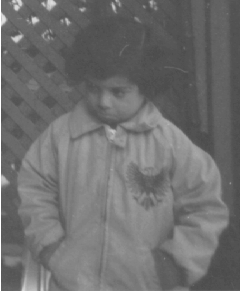
#> input picture data/a.png, 240 x 291 px, found by its file name
$ python 1.1.py   (older library calls are emulated)
#> lines starting #> are read from the running program, lines starting #| are printed output that depends on the picture
from PIL import Image
from pylab import *
from numpy import *


def histeq(im,nbr_bins = 256):
    """对一幅灰度图像进行直方图均衡化"""
    #计算图像的直方图
    #在numpy中，也提供了一个计算直方图的函数histogram(),第一个返回的是直方图的统计量，第二个为每个bins的中间值
    imhist,bins = histogram(im.flatten(),nbr_bins,normed= True)
    cdf = imhist.cumsum()   #
    cdf = 255.0 * cdf / cdf[-1]               #累 计函数归一化（由0～1变换至0~255）
    #使用累积分布函数的线性插值，计算新的像素值
    im2 = interp(im.flatten(),bins[:-1],cdf)
    #interp（x，xp，yp） 输入原函数的一系列点（xp，yp），使用线性插值方法模拟函数并根据这个函数计算f（x）
    return im2.reshape(im.shape),cdf


pil_im = Image.open('/home/gzb/PycharmProjects/homework/data/a.png')   #打开原图
#> pil_im is the input picture: PIL image 240x291 P; min 74, max 255, mean 111
pil_im_gray = pil_im.convert('L')     #转化为灰度图像
pil_im_gray.show()         #显示灰度图像

im = array(Image.open('/home/gzb/PycharmProjects/homework/data/a.png').convert('L'))
figure()
hist(im.flatten(),256)      # 原图

im2,cdf = histeq(im)
#> in histeq, `imhist,bins = histogram(im.flatten(),nbr_bins,normed= True)`: imhist = 256 values, max 0.0721 at index 11, min 0 at index 2, mean 0.00552; bins = 257 values from 74 to 255
#> in histeq, `cdf = imhist.cumsum()`: cdf = 256 values from 4.05e-05 to 1.41
#> in histeq, `cdf = 255.0 * cdf / cdf[-1]`: cdf = 256 values from 0.0073 to 255
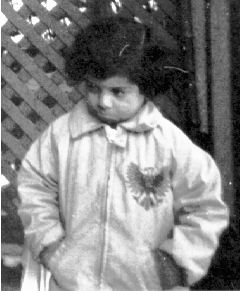
#> im2: shape (291, 240) float64; min 0.0073, max 255, mean 130.9
#> cdf = 256 values from 0.0073 to 255
figure()
hist(im2.flatten(),256)
show()                 #增强后的
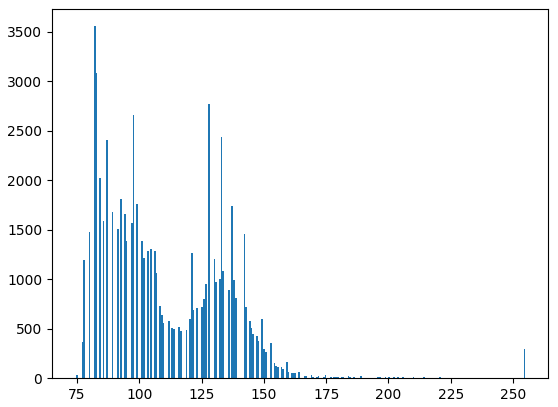
#> figure drawn by matplotlib, 1 panel; tallest bar 3558 high, from x = 81.78 to 82.48
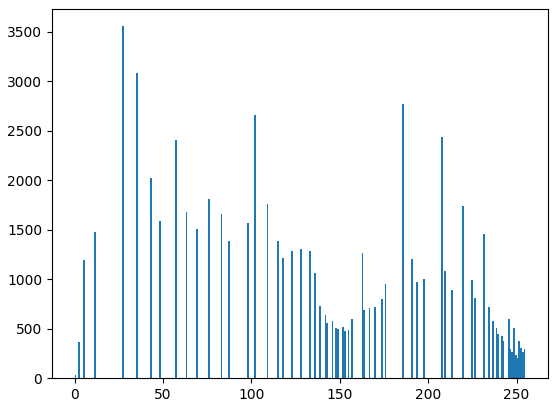
#> figure drawn by matplotlib, 1 panel; tallest bar 3558 high, from x = 26.9 to 27.9

im2 = Image.fromarray(uint8(im2))
#> im2: PIL image 240x291 L
im2.show()
im2.save("/home/gzb/PycharmProjects/homework/res/1_res.png")  # 保存增强后的图
